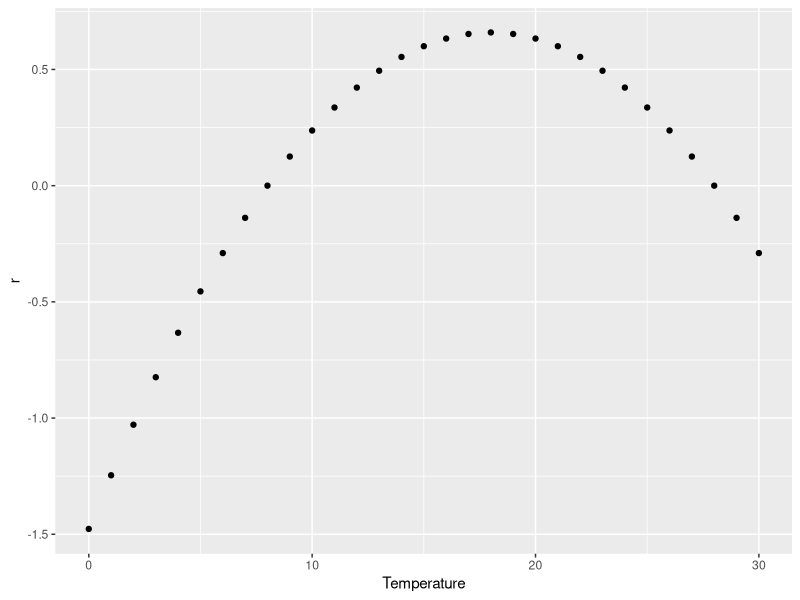

Recreate this plot in R.

# --------------------------------------
# spline functions for curve fitting
# to Jesse Krause's data on house sparrow
# growth. This model creates a function
# based on physiological estimates of
# minimum, maximum, and optimal temperatures
# for performance from 

# Kendeigh, S.C 1976. Latitudinal trends in the metabolic adjustmets of the house sparrow. Ecology 57: 509-519.

# The maximum r is set at 0.50, slightly higher than the largest value I calculated from the spreadsheets that Jesse sent. However, for this particular model, the actual value is arbitrary and does not affect the appearance of the map, just the scaling. The optimum temperature does affect the appearance of the contours, but the most important issue is the max and min values because these determine the areas where dN/dt > 0.

# 04 Oct 2020
# NJG
# --------------------------------------
library(tidyverse)
library(stats)

# create spline function
# x = min, optimal, and max temperature (C)
# y = estimated r at each temperature
r_function <- splinefun(x=c(8,21,28),
          y=c(0,0.6,0),
          method="fmm")

# create a vector of temperatures
Temperature <- seq(0,30)


# get estimated growth rates from function
# Matt will use this for creating the map
r <- r_function(Temperature)

# plot results
qplot(x=Temperature,y=r)
